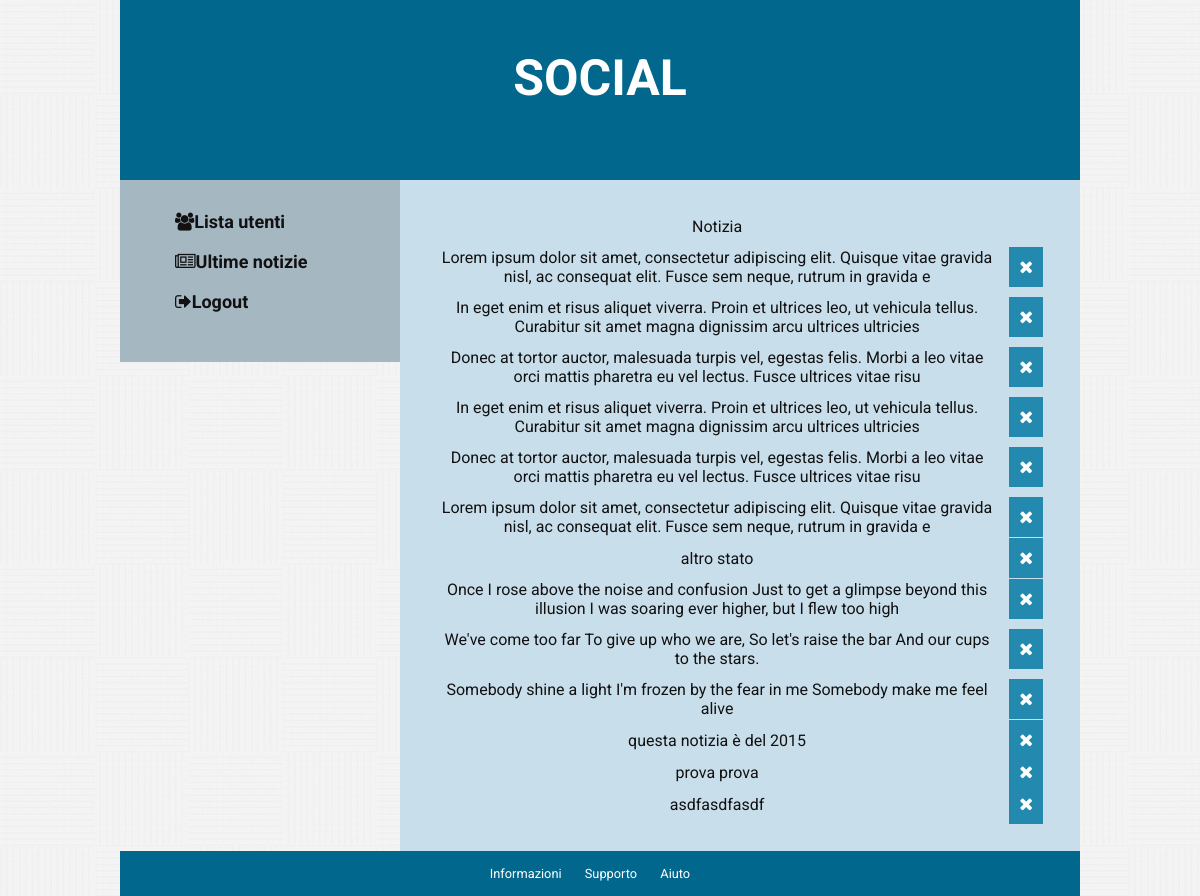
/admin.php?p=notizie (signed in), run on the app's committed database.
### tables this page shows
CREATE TABLE IF NOT EXISTS `notizie` (
`id` int(11) NOT NULL,
  `testo` varchar(140) NOT NULL,
  `data` datetime NOT NULL,
  `id_utente` int(11) NOT NULL,
  `like` int(11) DEFAULT '0',
  `dislike` int(11) DEFAULT '0'
);

### admin.php (called while the page is built, shortened)
<?php
include_once __DIR__.'/include/notizie.php';
$action = $_GET['p'];
switch($action){
  case 'notizie':
    if ($_SERVER['REQUEST_METHOD'] === 'GET') {
      $content = Notizie::getLastNotizie();
    }
    else {
      die(Notizie::eliminaNotizia(intval($_POST['id'])));
    }
    break;
}
include __DIR__.'/tema/default.php';

### include/notizie.php (the view, shortened to what this page needs)
<?php
class Notizie {
  public static function getLastNotizie(){
    $content = '<table id="admin_notizie"><tr><td>Notizia</td><td></td>';
    $q = mysql_query('SELECT id, testo FROM notizie ORDER BY id ASC LIMIT 30');
    while ($row = mysql_fetch_object($q)) {
      $content .= "<tr><td>$row->testo</td><td><a class='button'
      href='javascript:Admin.eliminaNotizia($row->id)'><i class='fa fa-times'></i></a></td></tr>";
    }
    $content .= '</table>';
    return $content;
  }
}

### asset/stile.css (style rules this page uses)
body { font-family: 'Roboto', 'Gill', 'Helvetica', sans-serif; margin:0; padding:0; background: url("./img/pw_pattern.png"); text-align: justify; color: #111; }
table { padding: 15px; width: 100%; }
table td { padding: 5px; text-align: center; }
.button { text-decoration: none; background-color: #EEEEEE; color: #333333; padding: 10px; position: relative; vertical-align: top; height: 100%; width:70%; font-size: 1.1em; color: white; text-align: center; background: #2389AF; border:0; }
#admin_notizie td { min-height:500px; }

### data on the page
notizie: testo "Lorem ipsum dolor sit amet, consectetur adipiscing elit. Quisque vitae gravida nisl, ac consequat elit. Fusce sem neque, rutrum in gravida e"
notizie: testo "In eget enim et risus aliquet viverra. Proin et ultrices leo, ut vehicula tellus. Curabitur sit amet magna dignissim arcu ultrices ultricies"
notizie: testo "Donec at tortor auctor, malesuada turpis vel, egestas felis. Morbi a leo vitae orci mattis pharetra eu vel lectus. Fusce ultrices vitae risu"
notizie: testo "In eget enim et risus aliquet viverra. Proin et ultrices leo, ut vehicula tellus. Curabitur sit amet magna dignissim arcu ultrices ultricies"
notizie: testo "Donec at tortor auctor, malesuada turpis vel, egestas felis. Morbi a leo vitae orci mattis pharetra eu vel lectus. Fusce ultrices vitae risu"
notizie: testo "Lorem ipsum dolor sit amet, consectetur adipiscing elit. Quisque vitae gravida nisl, ac consequat elit. Fusce sem neque, rutrum in gravida e"
notizie: testo "altro stato"
notizie: testo "Once I rose above the noise and confusion Just to get a glimpse beyond this illusion I was soaring ever higher, but I flew too high"
notizie: testo "We've come too far To give up who we are, So let's raise the bar And our cups to the stars."
notizie: testo "Somebody shine a light I'm frozen by the fear in me Somebody make me feel alive"
notizie: testo "questa notizia è del 2015"
notizie: testo "prova prova"
notizie: testo "asdfasdfasdf"
